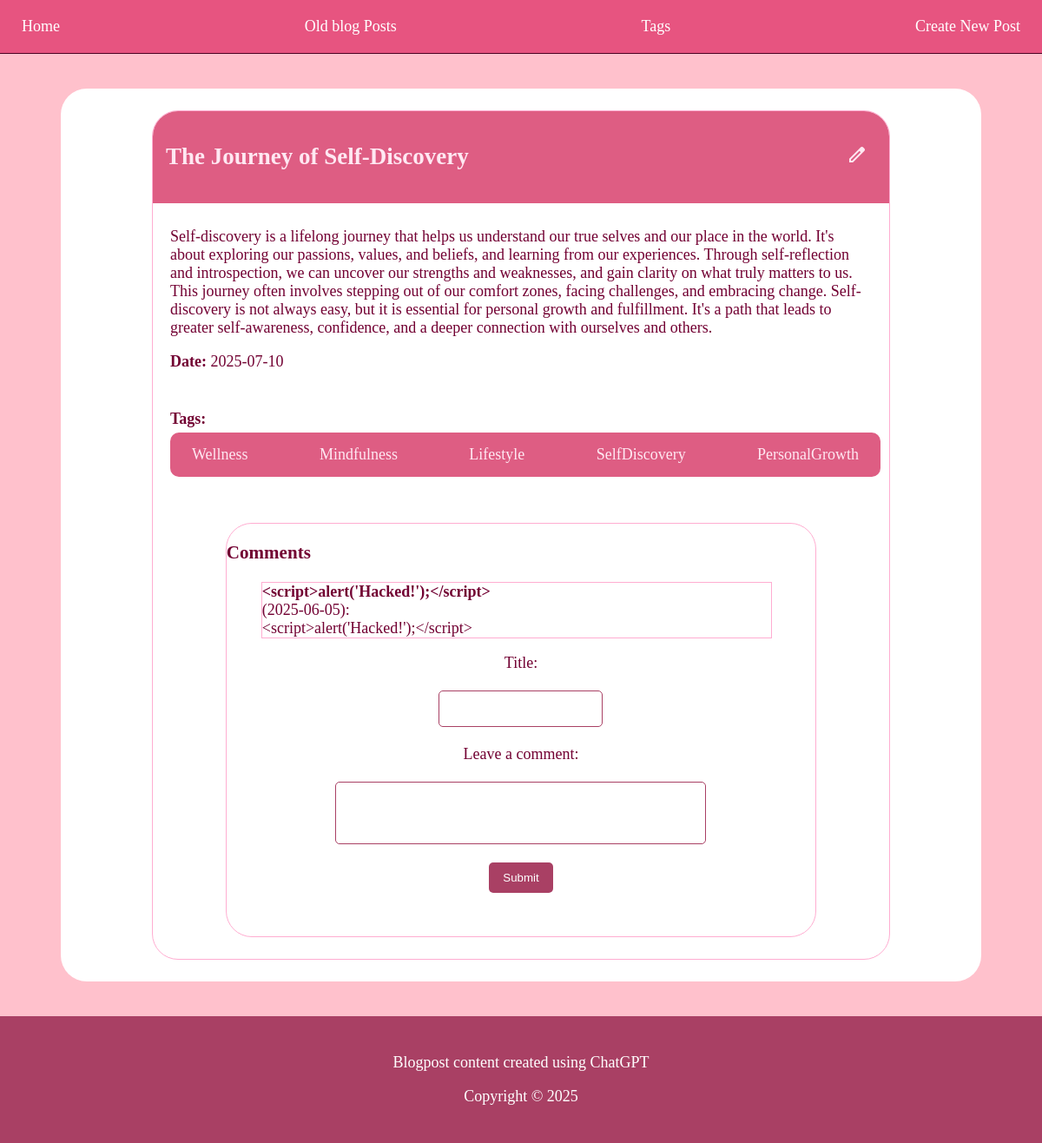
/post/10, run on the app's committed database.
### app.py (models this page shows)
class Post(db.Model):
    __tablename__ = 'posts'
    id = db.Column(db.Integer, primary_key=True)
    title = db.Column(db.String(200), nullable=False)
    date = db.Column(db.String(20), nullable=False)
    excerpt = db.Column(db.Text, nullable=False)
    body = db.Column(db.Text, nullable=False)
    tags = db.relationship('Tag', secondary=post_tags, backref=db.backref('posts', lazy='dynamic'))

class Tag(db.Model):
    __tablename__ = 'tags'
    id = db.Column(db.Integer, primary_key=True)
    name = db.Column(db.String(50), unique=True, nullable=False)

class Comment(db.Model):
    __tablename__ = 'comments'
    id = db.Column(db.Integer, primary_key=True)
    post_id = db.Column(db.Integer, db.ForeignKey('posts.id'), nullable=False)
    date = db.Column(db.String(20), nullable=False)
    title = db.Column(db.String(200), nullable=False)
    content = db.Column(db.Text, nullable=False)
    post = db.relationship('Post', backref=db.backref('comments', lazy=True))

### app.py (the view)
@app.route('/post/<int:post_id>')
def show_post(post_id):
    post = Post.query.get_or_404(post_id)
    post_tags = post.tags
    today = date.today().isoformat()
    return render_template('single_post_page.html', post=post, post_tags=post_tags, year=2025, current_date=today)

### templates/single_post_page.html (shortened to what this page needs)
<!doctype html>
<html>
  <head>
    <link rel="stylesheet" href="{{ url_for('static', filename='style.css') }}">
  </head>
  <body>
    <nav class="navbar">
      <a class="nav-link" href="{{ url_for('home') }}">Home</a>
      <a class="nav-link" href="{{ url_for('blogarchive') }}">Old blog Posts</a>
      <a class="nav-link" href="{{ url_for('tags') }}">Tags</a>
      <a class="nav-link" href="{{ url_for('create_post') }}">Create New Post</a>
    </nav>
    <section class="content">
      <div class="post">
        <div class="postInfo">
          <h2>{{ post.title }}</h2>
          <a class="edit-link" href="/edit/{{ post.id }}">
            <span class="material-symbols-outlined">edit</span>
          </a>
        </div>
        <div class="postContent">
          <p>{{ post.body }}</p>
          <p><strong>Date:</strong> {{ post.date }}</p>
          <p class="tagsInfo"><strong>Tags:</strong></p>
      <ul class="tagList">
        {% for tag in post.tags %}
            <li class="tagElement">
            <a href="{{ url_for('show_tag', tag_id=tag.id) }}">{{ tag.name }}</a>
            </li>
            {% endfor %}
            </ul>
        </div>
        <div class="commentArea">
          <section class="comments">
            <h3>Comments</h3>
            <ul>
            {% for comment in post.comments %}
              <li>
                <strong>{{ comment.title }}</strong> ({{ comment.date }}):<br>
                {{ comment.content }}
              </li>
            {% else %}
              <li>No comments yet.</li>
            {% endfor %}
            </ul>
            <form class="commentForm" method="post" action="{{ url_for('add_comment', post_id=post.id) }}">
              <label for="commentTitle">Title:</label><br>
              <input type="text" id="commentTitle" name="title" required><br>
              <label for="comment">Leave a comment:</label><br>
              <textarea id="comment" name="content" rows="4" cols="50" required></textarea><br>
              <button type="submit">Submit</button>
            </form>
          </section>
        </div>
      </section>
    <footer>
      <p>Blogpost content created using ChatGPT</p>
      <p>Copyright © {{year}}</p>
    </footer>
  </body>
</html>

### static/style.css (style rules this page uses)
body { margin:0; font-size: 18px; color: #720032; background-color: #FFC1CC; }
nav { display: flex; flex-direction: row; justify-content: space-between; padding: 10px 20px; border-bottom: 1px solid; border-color: #4b0021; background-color: #E75480; }
nav a { color: #FFFFFF; text-decoration: none; border-radius: 5px; padding: 10px 5px; }
.content { background-color: #FFFFFF; display:flex; flex-direction: column; align-items: center; margin: 40px 70px; border-radius: 30px; }
.post { border: 1px solid #ffadd1; margin: 25px; width: 80%; border-radius: 30px; }
.post a { text-decoration: none; color: #ffe8f2; }
.postInfo { background-color: #DE5D83; border-radius: 29px 29px 0 0; padding: 15px; margin-top: 0; display: flex; align-items: center; justify-content: space-between; color: #ffe8f2; }
.postInfo a { padding: 10px; }
.postContent { padding: 10px 20px; }
.postContent p { color: #720032; }
.tagsInfo { margin-top: 45px; margin-bottom: 5px; }
.tagList { display: flex; flex-direction: row; justify-content: space-between; align-items: center; flex-wrap: wrap; border-radius: 10px; padding: 5px; margin-top: 0; background-color: #DE5D83; width: 100%; }
.tagElement { list-style-type: none; color: #A94064; padding: 10px; border-radius: 5px; }
.tagElement a { padding: 10px; text-decoration: none; color: #ffe8f2; }
.commentForm { margin-bottom: 50px; display: flex; flex-direction: column; justify-content: center; align-items: center; }
.commentArea { display: flex; justify-content: center; }
.comments { margin-top: 0; border-radius: 10px; width: 90%; border: 1px solid #ffadd1; margin: 25px; width: 80%; border-radius: 30px; }
.comments li { display: flex; flex-direction: column; margin: 3px 50px; border: 1px solid #ffadd1; list-style-type: none; margin-left: 0; }
.commentForm textarea { border-radius: 5px; border: 1px solid #A94064; resize: none; padding: 5px; }
#commentTitle { border-radius: 5px; border: 1px solid #A94064; resize: none; height: 30px; padding: 5px; }
button { background: #A94064; color: #fff; border: none; border-radius: 5px; padding: 10px 16px; cursor: pointer; }
footer { background-color: #A94064; color: white; padding: 25px 0; text-align: center; }

### data on the page
Post: title "The Journey of Self-Discovery", body "Self-discovery is a lifelong journey that helps us understand our true selves and our place in the world. It's about exploring our passions, values, and beliefs, and learning from our experiences. Through self-reflection and introspection, we can uncover our strengths and weaknesses, and gain clarity on what truly matters to us. This journey often involves stepping out of our comfort zones, facing challenges, and embracing change. Self-discovery is not always easy, but it is essential for personal growth and fulfillment. It's a path that leads to greater self-awareness, confidence, and a deeper connection with ourselves and others.", date "2025-07-10"
Tag: name "Wellness"
Tag: name "Mindfulness"
Tag: name "Lifestyle"
Tag: name "SelfDiscovery"
Tag: name "PersonalGrowth"
Comment: title "<script>alert('Hacked!');</script>", date "2025-06-05", content "<script>alert('Hacked!');</script>"

### other printed values
{{ year }} "2025"
